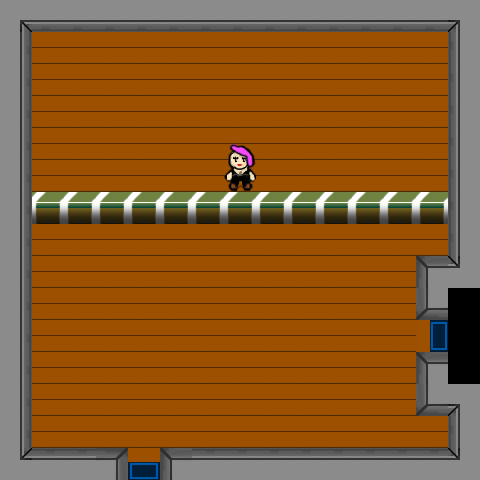

Rendered tile map (Tiled .tmx) drawn with the repository's tilesets; below, a short description and the map source with its tile grids summarised:
An orthogonal 15x15 tile map with 32x32 px tiles, 3 tile layers (Camada de Tiles 1, Colisoes, InnKeeper), 8 tilesets.

<map version="1.0" orientation="orthogonal" renderorder="right-down" width="15" height="15" tilewidth="32" tileheight="32" nextobjectid="1">
 <tileset firstgid="1" name="Parede" tilewidth="32" tileheight="32">
  <image source="Parede.png" width="96" height="32" />
 </tileset>
 <tileset firstgid="4" name="Tile_Madeira" tilewidth="32" tileheight="32">
  <image source="Tile_Madeira.png" width="32" height="32" />
 </tileset>
 <tileset firstgid="5" name="TapeteEntrada" tilewidth="32" tileheight="32">
  <image source="TapeteEntrada.png" width="32" height="32" />
 </tileset>
 <tileset firstgid="6" name="BalcaoLoja" tilewidth="32" tileheight="32">
  <image source="BalcaoLoja.png" width="32" height="32" />
 </tileset>
 <tileset firstgid="7" name="ParedeInvisivel" tilewidth="32" tileheight="32">
  <image source="ParedeInvisivel.png" width="32" height="32" />
  <tile id="0">
   <properties>
    <property name="blocked" value="blocked" />
   </properties>
  </tile>
 </tileset>
 <tileset firstgid="8" name="Portal1" tilewidth="32" tileheight="32">
  <image source="Portal1.png" width="32" height="32" />
  <tile id="0">
   <properties>
    <property name="blocked" value="blocked" />
    <property name="doorHome" value="MapaExterno.tmx" />
   </properties>
  </tile>
 </tileset>
 <tileset firstgid="9" name="Portal6" tilewidth="32" tileheight="32">
  <image source="Portal6.png" width="32" height="32" />
  <tile id="0">
   <properties>
    <property name="blocked" value="blocked" />
    <property name="heal" value="heal" />
   </properties>
  </tile>
 </tileset>
 <tileset firstgid="10" name="InnKeeper" tilewidth="32" tileheight="32">
  <image source="InnKeeper.png" width="32" height="64" />
 </tileset>
 <layer name="Camada de Tiles 1" width="15" height="15">
  <data>[225 cells, 222 non-empty, 6 distinct tile ids]</data>
 </layer>
 <layer name="Colisoes" width="15" height="15" opacity="0">
  <properties>
   <property name="blocked" value="blocked" />
  </properties>
  <data>[225 cells, 225 non-empty, 4 distinct tile ids]</data>
 </layer>
 <layer name="InnKeeper" width="15" height="15">
  <data>[225 cells, 2 non-empty, 2 distinct tile ids]</data>
 </layer>
</map>
